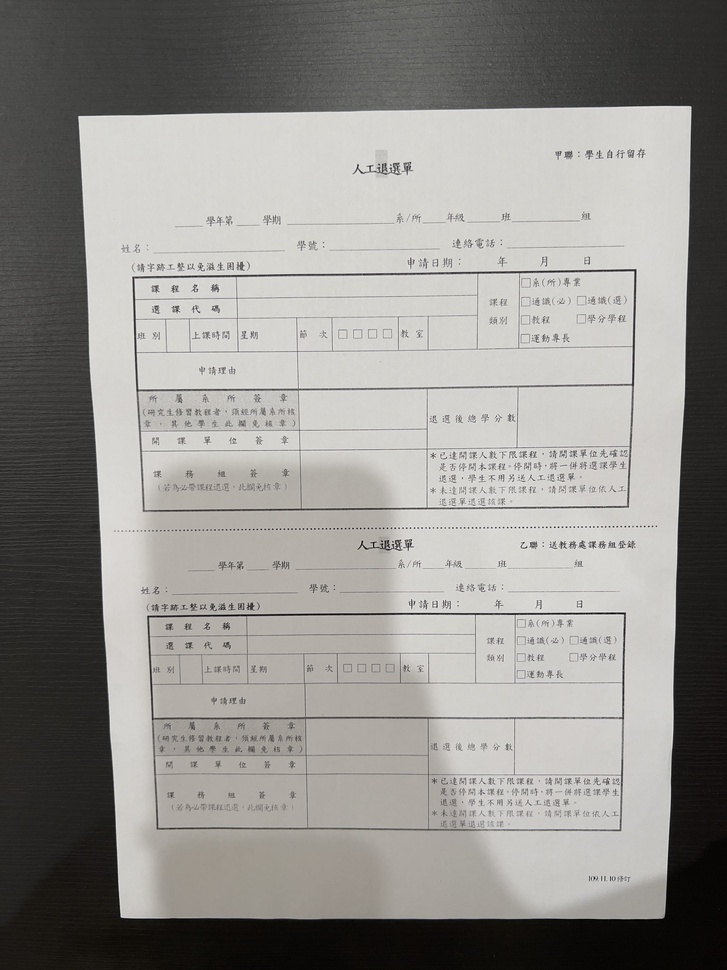
#> input picture examples/input/document_1.jpeg, 727 x 970 px, shrunk from 3024 x 4032 before the run
$ python -i document_enhancer.py   (imports and definitions only)
#> lines starting #> are read from the running program, lines starting #| are printed output that depends on the picture; after the words box and inside, x2 and y2 are one past the last pixel; in counts of white or black regions, pixels touching at a corner belong together
#> further down, picture is the input picture: shape (970, 727, 3); mean B, G, R 140.5, 144.2, 146
import cv2
import numpy as np
from scipy.spatial import distance as dist

class DocumentEnhancer:
    def __init__(self, debug_mode=False):
        self.debug_mode = debug_mode

    # [47 lines left out: functions order_points, four_point_transform, not called in this run]

    def enhance_image_quality(self, image):
        # 轉換到灰度圖進行初步處理
        gray = cv2.cvtColor(image, cv2.COLOR_BGR2GRAY)

        # 使用較大的核心進行自適應直方圖均衡化
        clahe = cv2.createCLAHE(clipLimit=1.5, tileGridSize=(16,16))
        enhanced_gray = clahe.apply(gray)
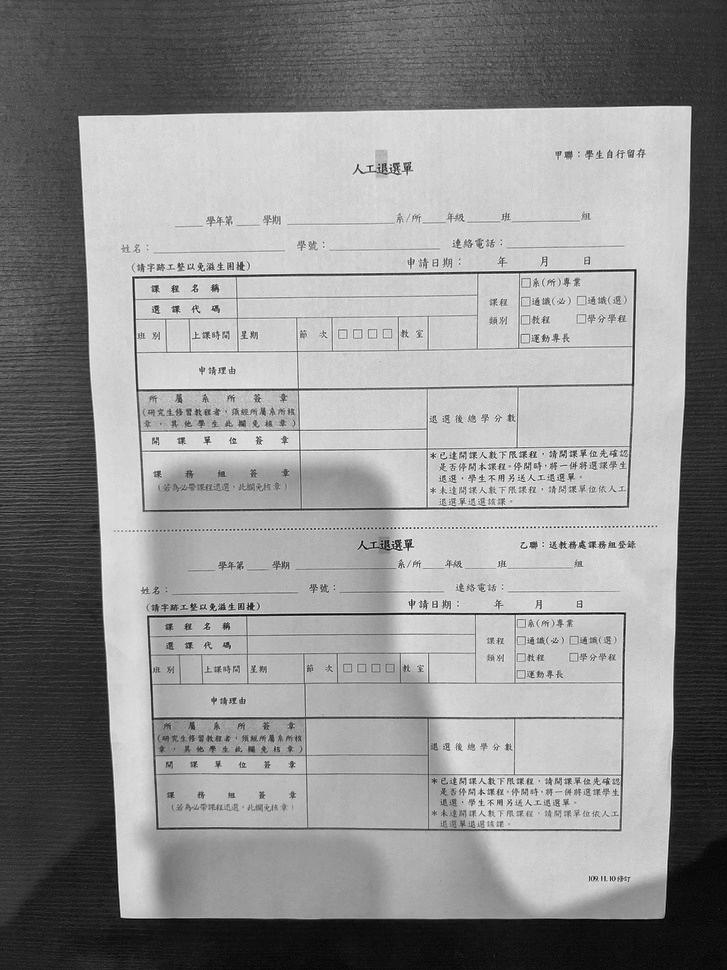
#> enhanced_gray: shape (970, 727); min 1, max 251, mean 144.4

        # 使用高斯模糊減少噪點
        blurred = cv2.GaussianBlur(enhanced_gray, (3,3), 0)

        # 使用自適應二值化處理陰影
        thresh = cv2.adaptiveThreshold(
            blurred,
            255,
            cv2.ADAPTIVE_THRESH_GAUSSIAN_C,
            cv2.THRESH_BINARY,
            21,  # 塊大小
            10   # 常數
        )
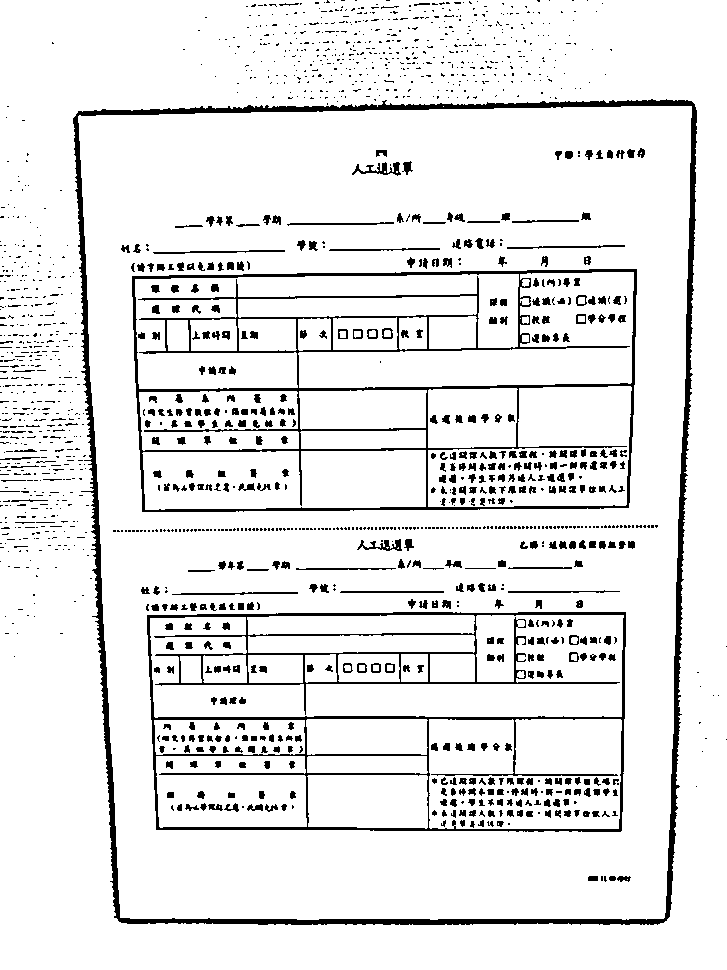
#> thresh: shape (970, 727); 91.1% white; 1636 black regions (1128 under 20 px), largest, box (x1, y1, x2, y2) and area: (73, 99, 697, 925) 14981, (132, 269, 637, 512) 11062, (147, 612, 626, 832) 10002

        # 轉回BGR以便後續處理
        enhanced_bgr = cv2.cvtColor(thresh, cv2.COLOR_GRAY2BGR)

        # 輕微銳化以提高文字清晰度
        kernel = np.array([[-0.5,-0.5,-0.5],
                        [-0.5, 5,-0.5],
                        [-0.5,-0.5,-0.5]])
        sharpened = cv2.filter2D(enhanced_bgr, -1, kernel)

        # 使用較輕微的降噪參數
        denoised = cv2.fastNlMeansDenoisingColored(sharpened,
                                                None,
                                                10,  # 降低濾波強度
                                                10,
                                                7,
                                                21)

        # 移除中間步驟的顯示，直接返回最終結果

        return denoised

    # [37 lines left out: functions process_document, main, not called in this run]

>>> import cv2
>>> picture = cv2.imread('../../examples/input/document_1.jpeg')
>>> result = DocumentEnhancer().enhance_image_quality(picture)
